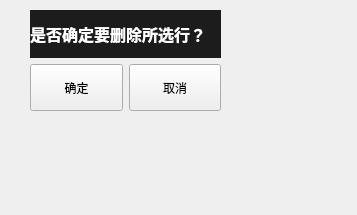
<?xml version="1.0" encoding="UTF-8"?>
<ui version="4.0">
 <class>DiagRemove</class>
 <widget class="QWidget" name="DiagRemove">
  <property name="geometry">
   <rect>
    <x>0</x>
    <y>0</y>
    <width>357</width>
    <height>215</height>
   </rect>
  </property>
  <property name="windowTitle">
   <string>Form</string>
  </property>
  <property name="styleSheet">
   <string notr="true"/>
  </property>
  <widget class="QWidget" name="">
   <property name="geometry">
    <rect>
     <x>30</x>
     <y>10</y>
     <width>191</width>
     <height>101</height>
    </rect>
   </property>
   <layout class="QVBoxLayout" name="verticalLayout">
    <item>
     <widget class="QLabel" name="label">
      <property name="palette">
       <palette>
        <active>
         <colorrole role="WindowText">
          <brush brushstyle="SolidPattern">
           <color alpha="255">
            <red>255</red>
            <green>255</green>
            <blue>255</blue>
           </color>
          </brush>
         </colorrole>
         <colorrole role="Button">
          <brush brushstyle="SolidPattern">
           <color alpha="255">
            <red>28</red>
            <green>28</green>
            <blue>28</blue>
           </color>
          </brush>
         </colorrole>
         <colorrole role="Base">
          <brush brushstyle="SolidPattern">
           <color alpha="255">
            <red>28</red>
            <green>28</green>
            <blue>28</blue>
           </color>
          </brush>
         </colorrole>
         <colorrole role="Window">
          <brush brushstyle="SolidPattern">
           <color alpha="255">
            <red>28</red>
            <green>28</green>
            <blue>28</blue>
           </color>
          </brush>
         </colorrole>
        </active>
        <inactive>
         <colorrole role="WindowText">
          <brush brushstyle="SolidPattern">
           <color alpha="255">
            <red>255</red>
            <green>255</green>
            <blue>255</blue>
           </color>
          </brush>
         </colorrole>
         <colorrole role="Button">
          <brush brushstyle="SolidPattern">
           <color alpha="255">
            <red>28</red>
            <green>28</green>
            <blue>28</blue>
           </color>
          </brush>
         </colorrole>
         <colorrole role="Base">
          <brush brushstyle="SolidPattern">
           <color alpha="255">
            <red>28</red>
            <green>28</green>
            <blue>28</blue>
           </color>
          </brush>
         </colorrole>
         <colorrole role="Window">
          <brush brushstyle="SolidPattern">
           <color alpha="255">
            <red>28</red>
            <green>28</green>
            <blue>28</blue>
           </color>
          </brush>
         </colorrole>
        </inactive>
        <disabled>
         <colorrole role="WindowText">
          <brush brushstyle="SolidPattern">
           <color alpha="255">
            <red>120</red>
            <green>120</green>
            <blue>120</blue>
           </color>
          </brush>
         </colorrole>
         <colorrole role="Button">
          <brush brushstyle="SolidPattern">
           <color alpha="255">
            <red>28</red>
            <green>28</green>
            <blue>28</blue>
           </color>
          </brush>
         </colorrole>
         <colorrole role="Base">
          <brush brushstyle="SolidPattern">
           <color alpha="255">
            <red>28</red>
            <green>28</green>
            <blue>28</blue>
           </color>
          </brush>
         </colorrole>
         <colorrole role="Window">
          <brush brushstyle="SolidPattern">
           <color alpha="255">
            <red>28</red>
            <green>28</green>
            <blue>28</blue>
           </color>
          </brush>
         </colorrole>
        </disabled>
       </palette>
      </property>
      <property name="font">
       <font>
        <family>微软雅黑</family>
        <pointsize>12</pointsize>
        <weight>75</weight>
        <bold>true</bold>
       </font>
      </property>
      <property name="styleSheet">
       <string notr="true">background-color: rgb(28, 28, 28);</string>
      </property>
      <property name="text">
       <string>是否确定要删除所选行？</string>
      </property>
     </widget>
    </item>
    <item>
     <layout class="QHBoxLayout" name="horizontalLayout">
      <item>
       <widget class="QPushButton" name="btnOk">
        <property name="sizePolicy">
         <sizepolicy hsizetype="Preferred" vsizetype="Preferred">
          <horstretch>0</horstretch>
          <verstretch>0</verstretch>
         </sizepolicy>
        </property>
        <property name="font">
         <font>
          <family>Courier New</family>
          <pointsize>9</pointsize>
          <weight>50</weight>
          <bold>false</bold>
         </font>
        </property>
        <property name="text">
         <string>确定</string>
        </property>
       </widget>
      </item>
      <item>
       <widget class="QPushButton" name="btnCancle">
        <property name="sizePolicy">
         <sizepolicy hsizetype="Preferred" vsizetype="Preferred">
          <horstretch>0</horstretch>
          <verstretch>0</verstretch>
         </sizepolicy>
        </property>
        <property name="font">
         <font>
          <family>Courier New</family>
          <pointsize>9</pointsize>
          <weight>50</weight>
          <bold>false</bold>
         </font>
        </property>
        <property name="text">
         <string>取消</string>
        </property>
       </widget>
      </item>
     </layout>
    </item>
   </layout>
  </widget>
 </widget>
 <resources/>
 <connections/>
</ui>
